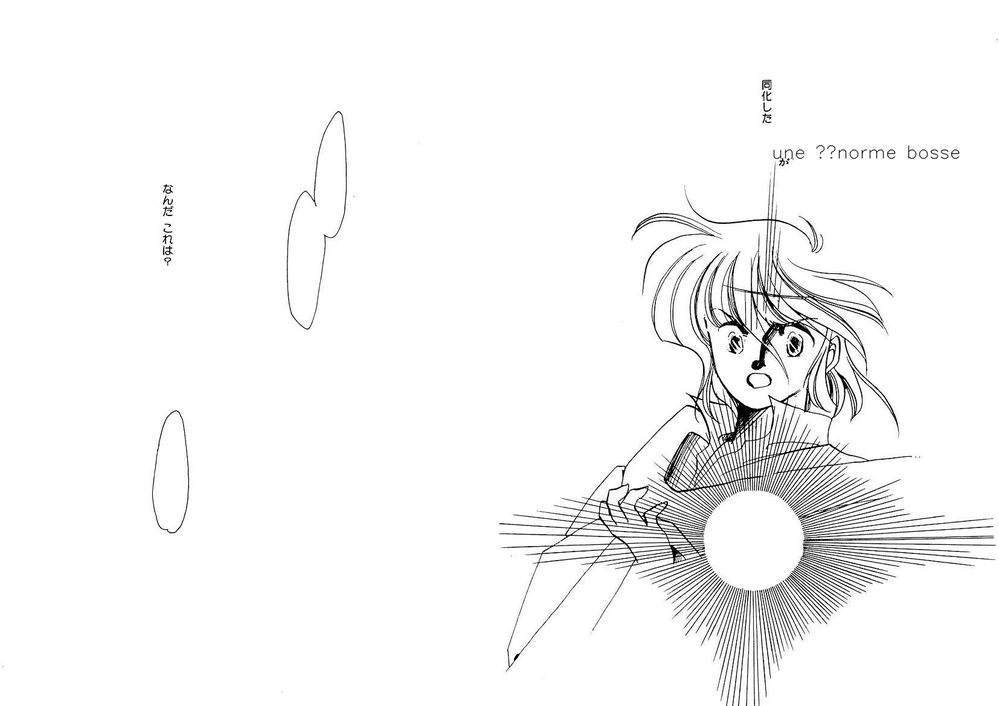
#> input picture testCase0.png, 999 x 706 px, shrunk from 1654 x 1170 before the run
$ python -i postProcessSegmentation.py   (imports and definitions only)
#> lines starting #> are read from the running program, lines starting #| are printed output that depends on the picture; after the words box and inside, x2 and y2 are one past the last pixel; in counts of white or black regions, pixels touching at a corner belong together
#> further down, picture is the input picture: shape (706, 999, 3); min 0, max 255, mean 246.6
from manga_auto_translator.data_structure import Scan,BubbleData
from typing import Sequence
from enum import Enum
from abc import ABC, abstractmethod
from manga_auto_translator.utils import prepare_plot
from copy import deepcopy
import scipy as  sp
import cv2


class PostProcessSegmentationStrategy(ABC):
    @abstractmethod
    def run(self, scans: Sequence[Scan]) -> None:
        raise NotImplemented()


class PawsPostProcessSegmentation:
	def __init__(self) -> None:
		pass


	def find_paws(self,data, smooth_radius=5, threshold=0.0001):
#> called with smooth_radius = 5, threshold = 0.0001
			data = sp.ndimage.uniform_filter(data, smooth_radius)
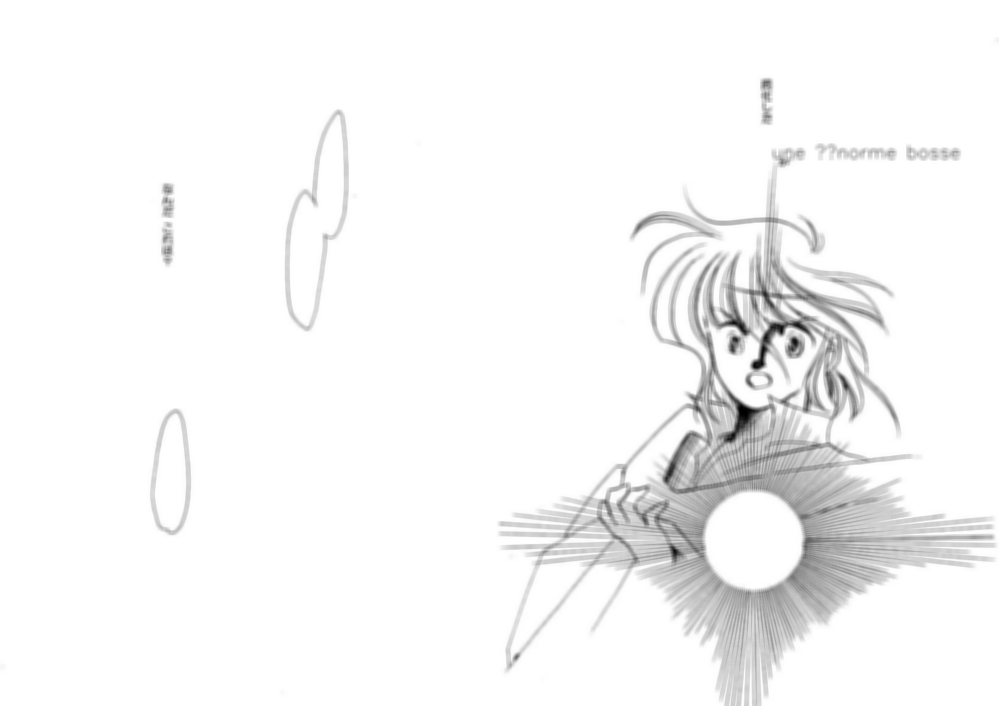
#> data: shape (706, 999, 3); min 0, max 255, mean 246.5
			thresh = data > threshold
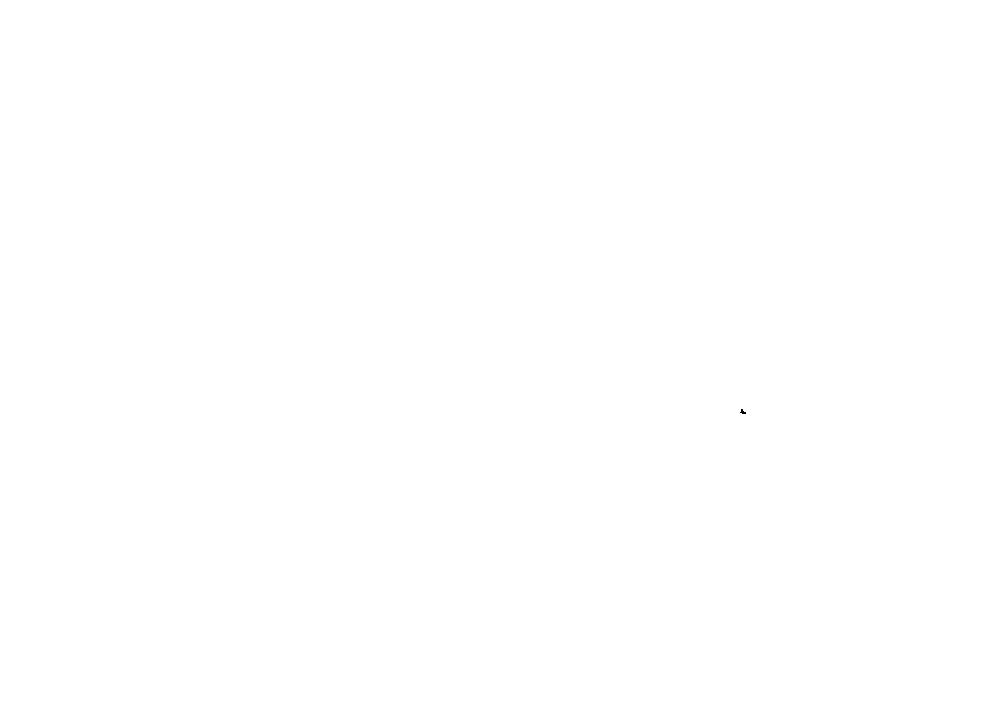
#> thresh: shape (706, 999, 3) bool; 100% white; black in thin lines or dots, all inside (x1, y1, x2, y2) = (740, 409, 746, 414)
			filled = sp.ndimage.morphology.binary_fill_holes(thresh)
			coded_paws, num_paws = sp.ndimage.label(filled)
#> num_paws = 1
			data_slices = sp.ndimage.find_objects(coded_paws)
#> data_slices = 1 item
			return data_slices


	def run(self,scans: Sequence[Scan]):
		for scanIndex in range(len(scans)):
			scan = scans[scanIndex]
			pawedImage = deepcopy(scan.segm_mask)
			paws = self.find_paws(scan.segm_mask)
			i=0
			bubbles = []
			for paw in paws:
				threshold = 50
				if paw[0].stop - paw[0].start > threshold and paw[1].stop - paw[1].start > threshold:
					paw = list(paw)
					pawedImage[paw[0],paw[1]] = 255
					# cv2.imwrite('testCase'+str(i)+'.png', scan.original_img[paw[0],paw[1]])
					bubble = BubbleData(scan.original_img[paw[0],paw[1]],paw)
					bubbles.append(bubble)
					i+=1
			scan.bubbles = bubbles
			# prepare_plot(scan.original_img,scan.segm_mask,pawedImage , str(i)+'postProcessSegmentation.png')


class PostProcessSegmentationStrategyFactory:
    def __init__(self, strategy: str) -> None:
        self.selected = strategy

    def create(self) -> PostProcessSegmentationStrategy:
        return AvailablePostProcessSegmentationStrategies[self.selected].value()


class AvailablePostProcessSegmentationStrategies(Enum):
    Paws = PawsPostProcessSegmentation


ALLOWED_POST_PROCESS_SEGMENTATION_OPTIONS = [strategy.name for strategy in list(AvailablePostProcessSegmentationStrategies)]


>>> import cv2
>>> picture = cv2.imread('../../testCase0.png')
>>> result = PawsPostProcessSegmentation().find_paws(picture)
#> result = 1 item
